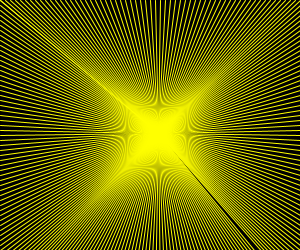
Frame 1 (no input)
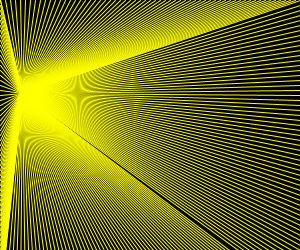
Frame 60 (the mouse pressed at the canvas centre just before this capture)
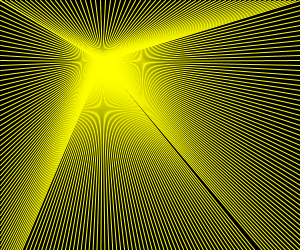
Frame 120 (the mouse held since frame 60 and released just before this capture)

The Processing sketch that drew these frames (run headless with seeded random() and noise(); from frame 60 on, the mouse is pressed at the canvas centre):

// Processing sketch: processing_169461
// ── processing_169461.pde

int val = 5;
float vel= 6;
int posX, posY, velX, velY;


void setup() {
 // frameRate(5);
  size(300, 250);
  velX = 8;
  velY = 8;
  posX = width/2;
  posY = height/2;
}

void draw() {
  background(0);
  
  posX = posX+velX;
    posY = posY+velY;
   if ((posX<0)||(posX>width)) {
      velX = -velX;
    } 

    if ((posY<0)||(posY>height)) {
      velY = -velY;
    }

  for (int i=0; i<300; i=i+val) {
    
    stroke(255, 255, 0);
    line(posX, posY, 300, i);
    line(posX, posY, i, 300);
    line(0,i, posX, posY);
    line(i,0, posX, posY);

 
  }
}
